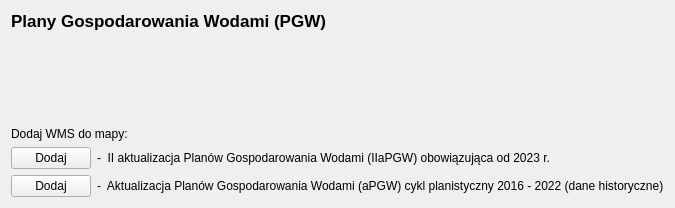
          <widget class="QWidget" name="tab_aPGW">
           <attribute name="title">
            <string>PGW</string>
           </attribute>
           <layout class="QFormLayout" name="formLayout_5">
            <item row="0" column="0">
             <widget class="QLabel" name="label_74">
              <property name="font">
               <font>
                <pointsize>13</pointsize>
                <weight>75</weight>
                <bold>true</bold>
               </font>
              </property>
              <property name="text">
               <string>Plany Gospodarowania Wodami (PGW)</string>
              </property>
             </widget>
            </item>
            <item row="2" column="0">
             <widget class="QLabel" name="label_73">
              <property name="text">
               <string>Dodaj WMS do mapy:</string>
              </property>
             </widget>
            </item>
            <item row="4" column="0">
             <layout class="QHBoxLayout" name="horizontalLayout_4">
              <item>
               <widget class="QPushButton" name="pb2aPGW">
                <property name="text">
                 <string>Dodaj</string>
                </property>
               </widget>
              </item>
              <item>
               <widget class="QLabel" name="label_2aPGW">
                <property name="text">
                 <string>-  II aktualizacja Planów Gospodarowania Wodami (IIaPGW) obowiązująca od 2023 r.</string>
                </property>
               </widget>
              </item>
             </layout>
            </item>
            <item row="5" column="0">
             <layout class="QHBoxLayout" name="horizontalLayout_10">
              <item>
               <widget class="QPushButton" name="pbaPGW">
                <property name="text">
                 <string>Dodaj</string>
                </property>
               </widget>
              </item>
              <item>
               <widget class="QLabel" name="label_aPGW">
                <property name="text">
                 <string>-  Aktualizacja Planów Gospodarowania Wodami (aPGW) cykl planistyczny 2016 - 2022 (dane historyczne)</string>
                </property>
               </widget>
              </item>
             </layout>
            </item>
            <item row="1" column="0" colspan="2">
             <layout class="QHBoxLayout" name="horizontalLayout_5">
              <item>
               <widget class="QLabel" name="label_20">
                <property name="text">
                 <string>




</string>
                </property>
               </widget>
              </item>
              <item>
               <widget class="QLabel" name="label_21">
                <property name="text">
                 <string/>
                </property>
               </widget>
              </item>
              <item>
               <widget class="QLabel" name="label_22">
                <property name="text">
                 <string/>
                </property>
               </widget>
              </item>
              <item>
               <widget class="QLabel" name="label_4">
                <property name="text">
                 <string/>
                </property>
               </widget>
              </item>
              <item>
               <widget class="QLabel" name="label_82">
                <property name="styleSheet">
                 <string notr="true">image: url(:/plugins/Wody_Polskie_WMS/icon.png);</string>
                </property>
                <property name="text">
                 <string/>
                </property>
                <property name="alignment">
                 <set>Qt::AlignRight|Qt::AlignTrailing|Qt::AlignVCenter</set>
                </property>
               </widget>
              </item>
             </layout>
            </item>
           </layout>
           <zorder>label_74</zorder>
           <zorder>label_73</zorder>
           <zorder></zorder>
          </widget>
